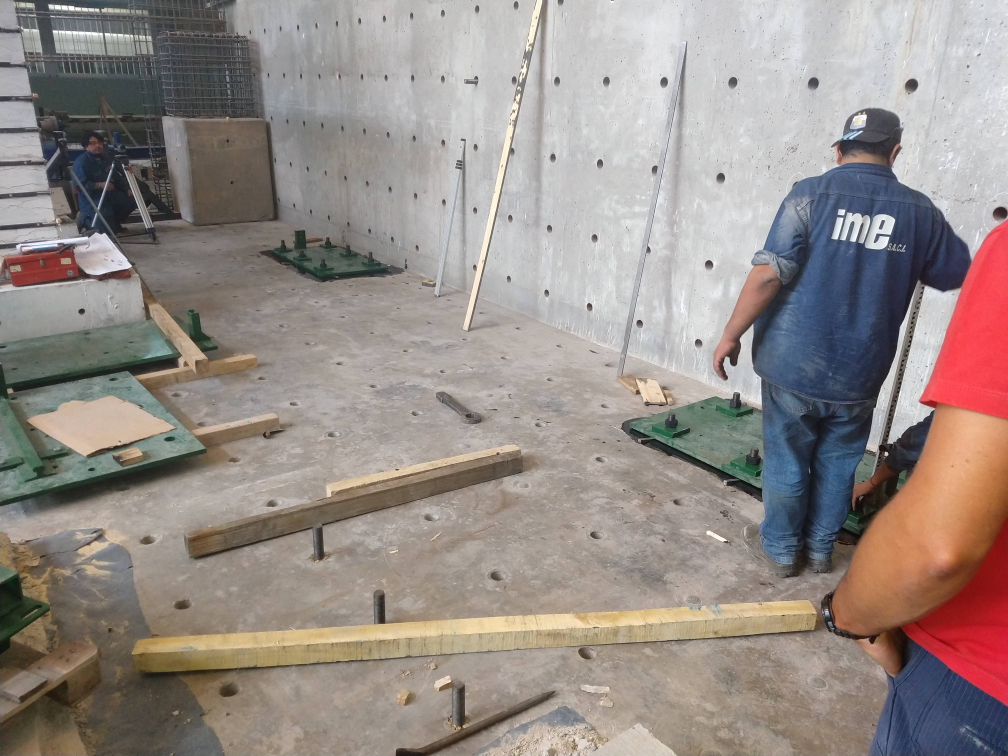
#> input picture IMG_20220203_155830590.jpg, 4032 x 3024 px, given as the content of the folder C:/TRABAJO/Willdom/Sr Machine Learning Engineer/Challenge, which was not available (shown at 1/4 size)
$ jupyter execute --allow-errors image_indexing_6.ipynb   (text cells are left out)
#> lines starting #> are read from the running program, lines starting #| are printed output that depends on the picture; pictures that were not available may be replaced by others from this repository, and a replacement may not be noted
[cell 1]
import cv2
import numpy as np
from sklearn.cluster import KMeans

import os
from typing import List

[cell 2]
# path_images = r'C:\Fotos y videos\test bovw'
path_images = r'C:\TRABAJO\Willdom\Sr Machine Learning Engineer\Challenge'
working_resolution = [512,512]
vocabulary_size = 64

[cell 3]
# Function to load images massively
def load_images_from_folder(folder: str, resolution: list) -> list:
    images = {}
    for filename in os.listdir(folder):
        if filename.split('.')[-1] == 'jpg':
            path = os.path.join(folder, filename)
            img = cv2.imread(path, cv2.IMREAD_GRAYSCALE)
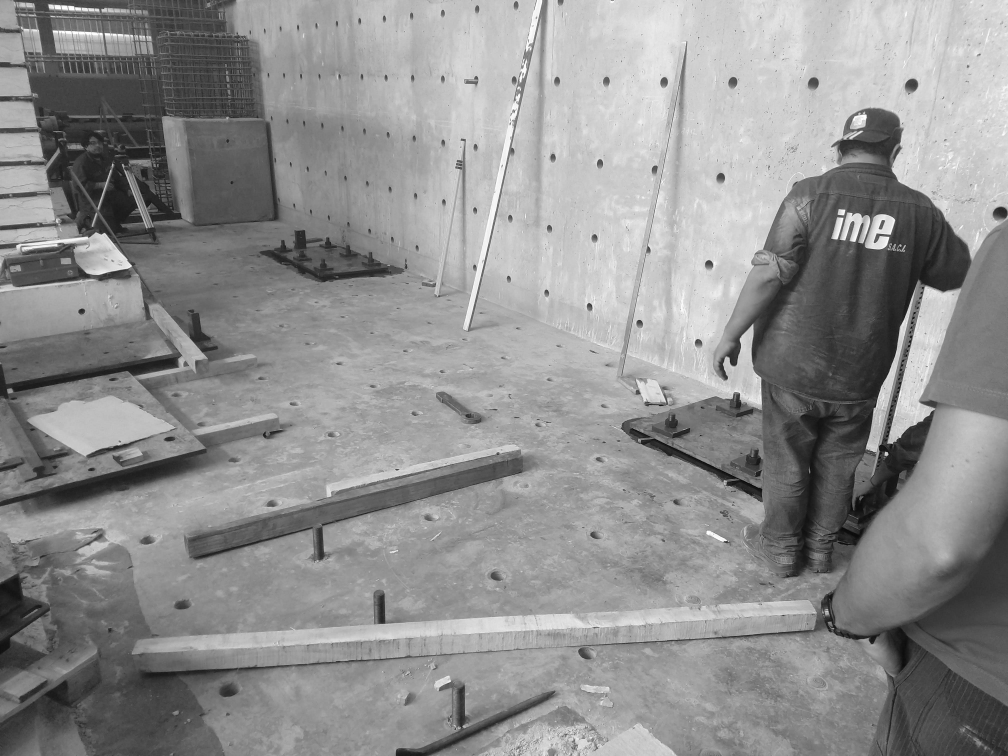
#> img: shape (3024, 4032) (shown at 1/4 size); min 0, max 255, mean 143.1
            img = cv2.resize(img, resolution)
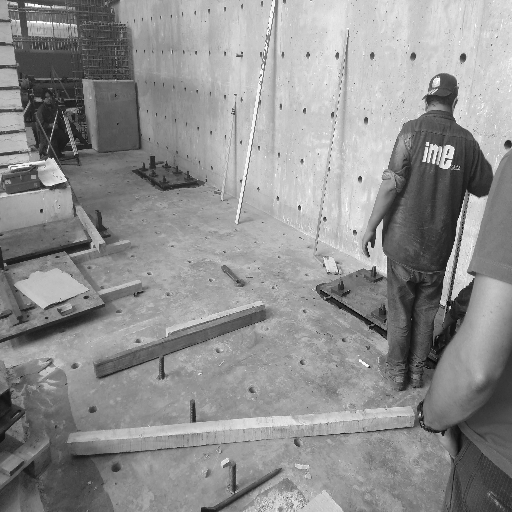
#> img: shape (512, 512); min 0, max 255, mean 143
            if img is not None:
                images[filename] = img
    return images

[cell 4]
images = load_images_from_folder(path_images, working_resolution)
#> images = 1 item
cv2.namedWindow('image', cv2.WINDOW_GUI_EXPANDED)
for filename in images.keys():
    cv2.imshow('image', images[filename])
    cv2.waitKey(0)
#> this loop made 1 pass
#> filename on pass 1: 'IMG_20220203_155830590.jpg'
cv2.destroyAllWindows()

[cell 5]
def sift_dictionary(images: dict) -> list:
    sift = cv2.SIFT_create()
    visual_dictionary = []
    descriptors_by_image = {}
    for name, img in images.items():
        kp, des = sift.detectAndCompute(img, None)
        print(f'image {name} has {len(des)} descriptors')
        visual_dictionary.extend(des)
        descriptors_by_image[name] = des
#> this loop made 1 pass
#| image IMG_20220203_155830590.jpg has 986 descriptors
#> after the loop, descriptors_by_image = 1 item; visual_dictionary = 986 items
    return visual_dictionary, descriptors_by_image

[cell 6]
visual_dictionary, descriptors_by_image = sift_dictionary(images)
#> visual_dictionary = 986 items; descriptors_by_image = 1 item
print(f'The visual dictionary has {len(visual_dictionary)} descriptors')
#| The visual dictionary has 986 descriptors

[cell 7]
def kmeans_visual_vocabulary(k: int, visual_dictionary: List) -> tuple:
    kmeans = KMeans(n_init=10, n_clusters=64)
    kmeans.fit(visual_dictionary)
    visual_words = kmeans.cluster_centers_
    word_classifier = lambda x: kmeans.predict(np.array(x, dtype='float'))
    return visual_words, word_classifier

[cell 8]
visual_words, word_classifier = kmeans_visual_vocabulary(vocabulary_size, visual_dictionary)
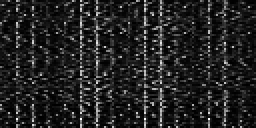
#> visual_words: shape (64, 128) float64 (shown 2 times larger); min -3.55e-15, max 182.9, mean 25; drawn with min black and max white
print(f'The visual vocabulary has {len(visual_words)} visual words')
#| The visual vocabulary has 64 visual words

[cell 9]
def get_words_by_image(descriptors_by_image: dict, word_classifier) -> dict:
    words_by_image = {}
    for name, descriptors in descriptors_by_image.items():
        words_by_image[name] = word_classifier(descriptors)
#> after the loop, words_by_image = 1 item
    return words_by_image

[cell 10]
words_by_image = get_words_by_image(descriptors_by_image, word_classifier)
#> words_by_image = 1 item

print(descriptors_by_image[list(descriptors_by_image.keys())[0]].shape)
#| (986, 128)
print(words_by_image[list(descriptors_by_image.keys())[0]].shape)
#| (986,)

[cell 11]
def get_global_descriptor_by_image(words_by_image: dict, vocabulary_size: int) -> dict:
#> called with vocabulary_size = 64
    global_descriptor_by_image = {}
    for name, words in words_by_image.items():
        global_descriptor_by_image[name] = np.array(
            np.histogram(words, range=(-.5,vocabulary_size+.5), bins=vocabulary_size)[0],
        dtype='float32')
#> after the loop, global_descriptor_by_image = 1 item
    return global_descriptor_by_image

[cell 12]
global_descriptor_by_image = get_global_descriptor_by_image(words_by_image, vocabulary_size)
#> global_descriptor_by_image = 1 item

print(global_descriptor_by_image[list(global_descriptor_by_image.keys())[0]])
#| [17. 13. 14. 28. 14.  9.  6. 34. 13. 18. 18. 13. 14. 17.  5. 13. 11. 15.
#|  16. 28. 21. 26. 13. 31.  9. 12. 11. 20. 14. 16. 13. 22. 26. 10. 13. 12.
#|  18. 10.  6. 15. 20.  8. 13. 42. 11.  9. 12. 12. 14. 11. 14.  7. 16. 17.
#|  12. 44. 11.  7. 25. 18.  8. 12.  9.  0.]

$ run again, on IMG_20220214_134233140.jpg
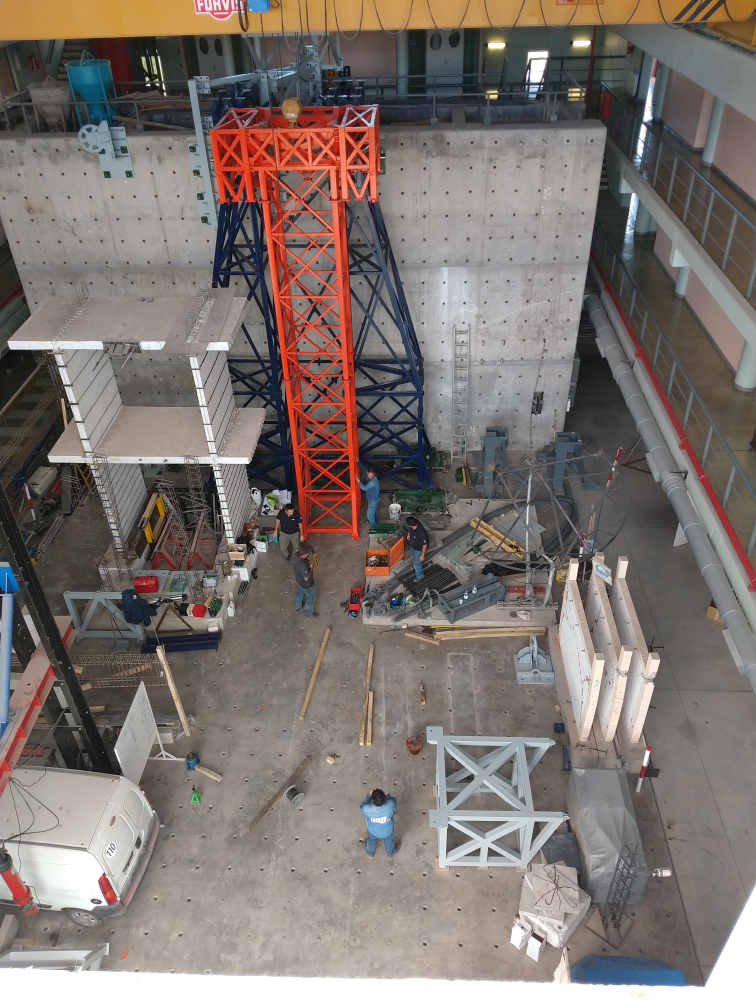
#> input picture IMG_20220214_134233140.jpg, 3024 x 4032 px, given as the content of the folder C:/TRABAJO/Willdom/Sr Machine Learning Engineer/Challenge, which was not available (shown at 1/4 size)
#> in load_images_from_folder, `img = cv2.resize(img, resolution)`:
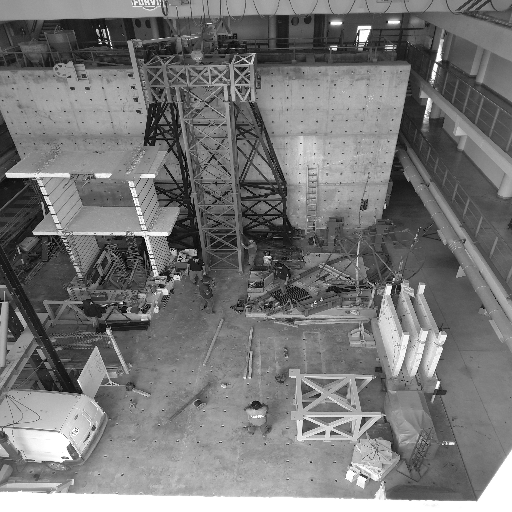
#> img: shape (512, 512); min 0, max 255, mean 118.9
#> images = 1 item
#> the loop `for filename in images.keys():` made 1 pass
#> filename on pass 1: 'IMG_20220214_134233140.jpg'
#> the loop in sift_dictionary, `for name, img in images.items():` made 1 pass
#> (printed output is left out)
#> after the loop in sift_dictionary, `for name, img in images.items():`: visual_dictionary = 1742 items
#> `visual_dictionary, descriptors_by_image = sift_dictionary(images)`: descriptors_by_image = 1 item
#| The visual dictionary has 1742 descriptors
#> `visual_words, word_classifier = kmeans_visual_vocabulary(vocabulary_si..`:
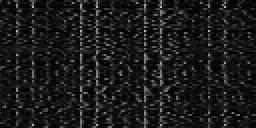
#> visual_words: shape (64, 128) float64 (shown 2 times larger); min 0.274, max 185.9, mean 27
#| The visual vocabulary has 64 visual words
#> the loop in get_words_by_image, `for name, descriptors in descriptors_by_image.items():` made 1 pass
#| (1742, 128)
#| (1742,)
#> the loop in get_global_descriptor_by_image, `for name, words in words_by_image.items():` made 1 pass
#| [ 6. 27. 26. 62. 18. 25. 20. 20. 16. 19. 22. 28. 15. 17. 23. 60. 24. 23.
#|  32. 14. 32. 29. 19. 30. 40. 36. 39. 34. 20. 27. 27. 45. 59. 23. 25. 28.
#|  41. 35. 32. 47. 24. 23. 22. 25. 22. 24. 30. 25. 31. 22. 24. 26. 22. 28.
#|  24. 53. 13. 22. 21. 21. 21. 36. 18.  0.]

$ run again, on IMG_20220214_144907525.jpg
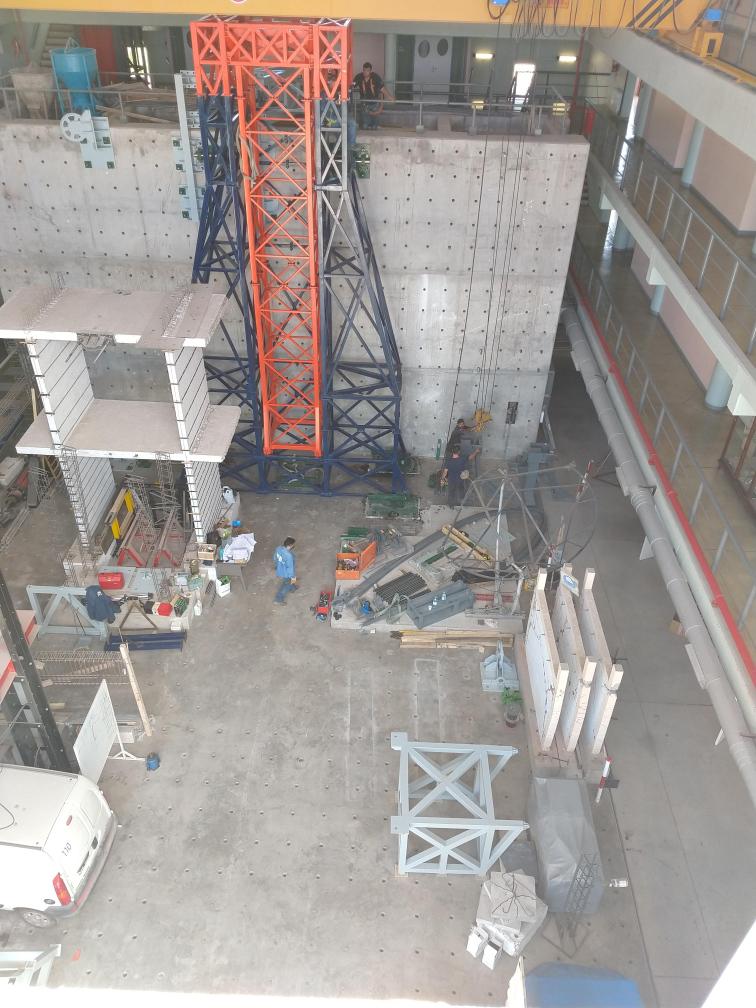
#> input picture IMG_20220214_144907525.jpg, 3024 x 4032 px, given as the content of the folder C:/TRABAJO/Willdom/Sr Machine Learning Engineer/Challenge, which was not available (shown at 1/4 size)
#> in load_images_from_folder, `img = cv2.resize(img, resolution)`:
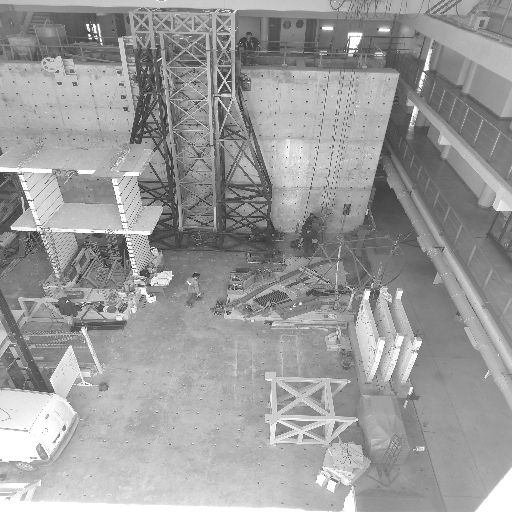
#> img: shape (512, 512); min 12, max 255, mean 155.1
#> images = 1 item
#> the loop `for filename in images.keys():` made 1 pass
#> filename on pass 1: 'IMG_20220214_144907525.jpg'
#> the loop in sift_dictionary, `for name, img in images.items():` made 1 pass
#> (printed output is left out)
#> after the loop in sift_dictionary, `for name, img in images.items():`: visual_dictionary = 1572 items
#> `visual_dictionary, descriptors_by_image = sift_dictionary(images)`: descriptors_by_image = 1 item
#| The visual dictionary has 1572 descriptors
#> `visual_words, word_classifier = kmeans_visual_vocabulary(vocabulary_si..`:
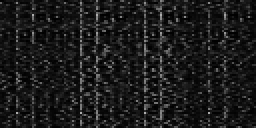
#> visual_words: shape (64, 128) float64 (shown 2 times larger); min 0.2, max 175.8, mean 27.5
#| The visual vocabulary has 64 visual words
#> the loop in get_words_by_image, `for name, descriptors in descriptors_by_image.items():` made 1 pass
#| (1572, 128)
#| (1572,)
#> the loop in get_global_descriptor_by_image, `for name, words in words_by_image.items():` made 1 pass
#| [19. 24. 20. 14. 26. 25. 42. 57. 35. 25. 16. 11. 32. 32. 23. 27. 30. 38.
#|  17. 22. 17. 21. 19. 26. 38. 20. 22. 26. 36. 30. 19. 27. 48. 34. 23. 16.
#|  32. 22. 19. 16. 14.  9. 23. 26. 27. 23. 21. 11. 28. 33. 17. 26. 10. 10.
#|  29. 45. 22. 27. 30. 25. 32. 20. 18.  0.]

$ run again, on IMG_20220215_144642554.jpg
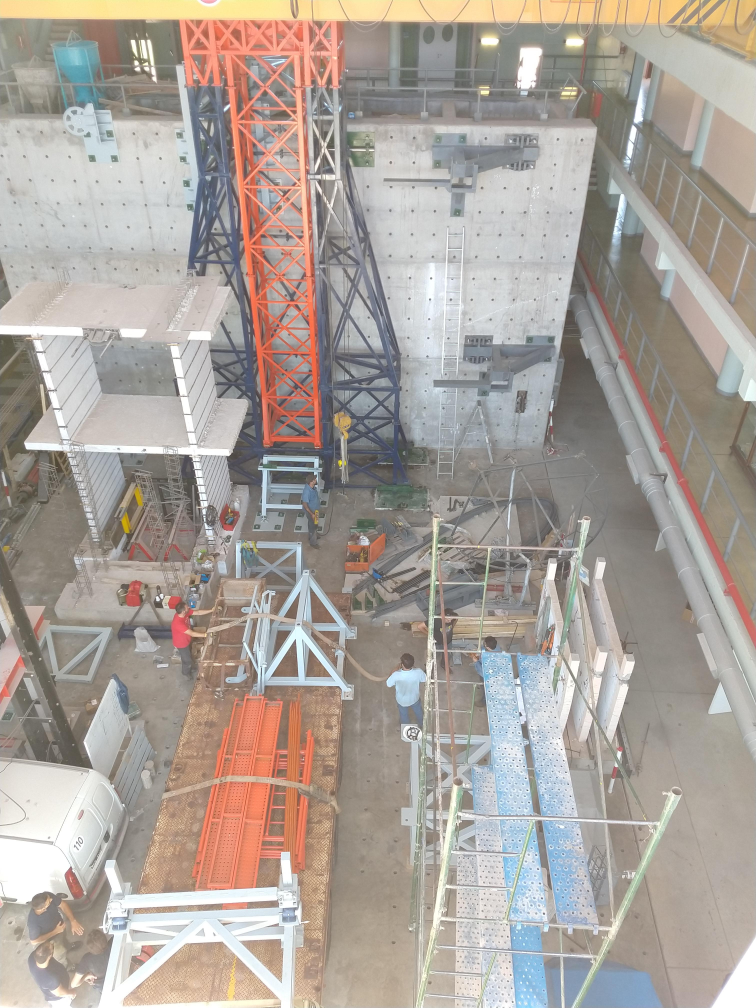
#> input picture IMG_20220215_144642554.jpg, 3024 x 4032 px, given as the content of the folder C:/TRABAJO/Willdom/Sr Machine Learning Engineer/Challenge, which was not available (shown at 1/4 size)
#> in load_images_from_folder, `img = cv2.resize(img, resolution)`:
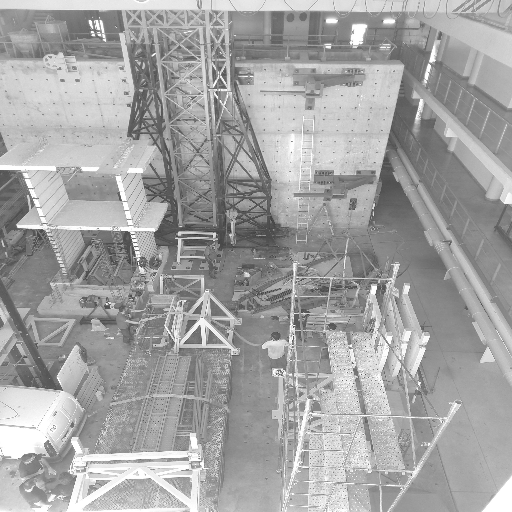
#> img: shape (512, 512); min 50, max 255, mean 163.5
#> images = 1 item
#> the loop `for filename in images.keys():` made 1 pass
#> filename on pass 1: 'IMG_20220215_144642554.jpg'
#> the loop in sift_dictionary, `for name, img in images.items():` made 1 pass
#> (printed output is left out)
#> after the loop in sift_dictionary, `for name, img in images.items():`: visual_dictionary = 1961 items
#> `visual_dictionary, descriptors_by_image = sift_dictionary(images)`: descriptors_by_image = 1 item
#| The visual dictionary has 1961 descriptors
#> `visual_words, word_classifier = kmeans_visual_vocabulary(vocabulary_si..`:
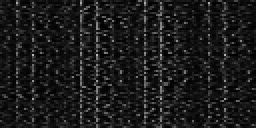
#> visual_words: shape (64, 128) float64 (shown 2 times larger); min 0.333, max 186.2, mean 27.2
#| The visual vocabulary has 64 visual words
#> the loop in get_words_by_image, `for name, descriptors in descriptors_by_image.items():` made 1 pass
#| (1961, 128)
#| (1961,)
#> the loop in get_global_descriptor_by_image, `for name, words in words_by_image.items():` made 1 pass
#| [25. 56. 28. 24. 38. 40. 27. 23. 25. 30. 32. 49. 20. 30. 31. 35. 25. 73.
#|  24. 29. 21. 20. 34. 30. 36. 41. 32. 55. 34. 37. 24. 20. 57. 38. 36. 30.
#|  20. 44. 30. 48. 26. 21. 25. 11. 33. 24. 26. 19. 33. 26. 28. 31. 24. 36.
#|  43. 39. 14. 21. 30. 28. 36. 17. 19.  0.]
